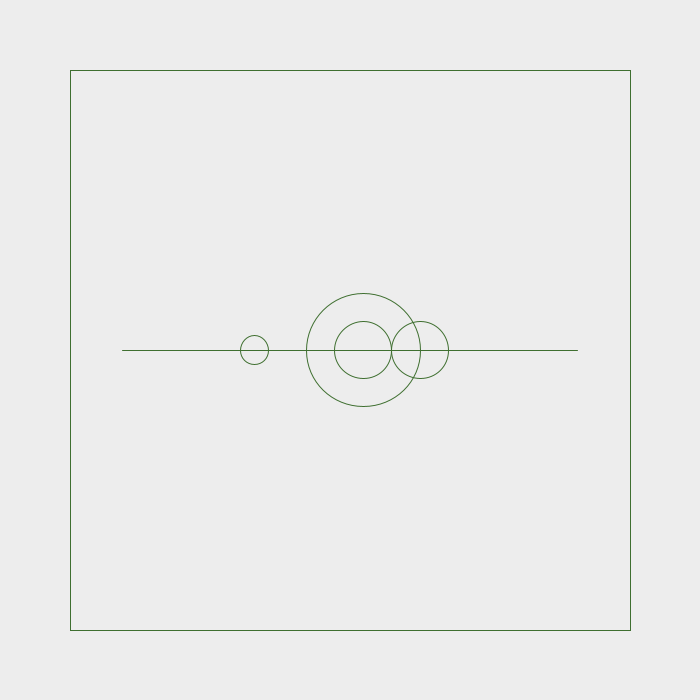
Frame 1 (no input)
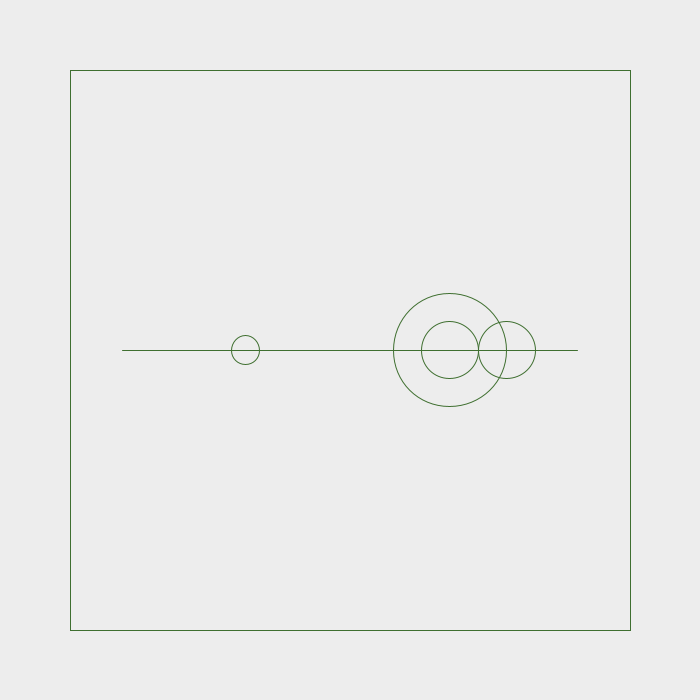
Frame 2 (the mouse pressed at the canvas centre, redrawn once)

The Processing sketch that drew these frames (run headless with seeded random() and noise(); the mouse was pressed at the canvas centre and the sketch redrawn once):

// Processing sketch: processing_143116
// ── processing_143116.pde


/*----------------------------------
 
 Copyright by Diana Lange 2014
 Don't use without any permission
 
 This sketch is based on:
 #379 Planetary balance 
 http://geometrydaily.tumblr.com/post/43487133293/379-planetary-balance-a-new-minimal-geometric
 
 mail: kontakt@diana-lange.de
 web: diana-lange.de
 facebook: https://www.facebook.com/DianaLangeDesign
 flickr: http://www.flickr.com/photos/dianalange/collections/
 tumblr: http://dianalange.tumblr.com/
 twitter: http://twitter.com/DianaOnTheRoad
 --------------------------------------*/

int margin;
float y;


void setup ()
{
  size (700, 700);
  smooth();
  margin = width/10;
  y = height / 2;
  noLoop();
}


void draw ()
{
  background (237);


  noFill();
  stroke (#3F6F30);
  rect (margin, margin, width-2*margin, height-2*margin);

  float startX = margin+margin*0.75;
  float endX = width-margin-margin*0.75;

  line (startX, y, endX, y);

  float d = (endX - startX) / 4.0;

  float x = random (startX+d/2, endX-d);

  ellipse (x, y, d, d);
  d /= 2;

  ellipse (x, y, d, d);
  ellipse (x+d, y, d, d);

  d /= 2;

  x = random (startX+d, endX-d);
  ellipse (x, y, d, d);
}


void mouseDragged ()
{
}


void keyPressed ()
{
  if (key == ' ')redraw();
}
